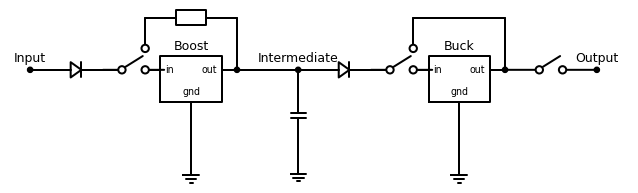

Python code for this plot:
import schemdraw
import schemdraw.elements as elm

elm.style(elm.STYLE_IEC)

drawing = schemdraw.Drawing()
drawing += elm.Dot().label("Input")
drawing += elm.Diode()
S1 = drawing.add(elm.SwitchSpdt().anchor("a").length(2))
boost = drawing.add(elm.VoltageRegulator().label("Boost", "top").anchor("in").at(S1.b))
drawing += elm.Line().down().at(boost.gnd).length(1.5)
drawing += elm.Ground()
drawing += elm.Line().right().length(2).at(boost.out)
N2 = drawing.add(elm.Dot().label("Intermediate"))

drawing += elm.Line().up().length(1).at(S1.c)
drawing += elm.Resistor().right()
drawing += elm.Line().down().length(1.7)
drawing += elm.Dot()

drawing += elm.Capacitor().down().at(N2.start)
drawing += elm.Ground()

drawing += elm.Diode().right().at(N2.start)
S2 = drawing.add(elm.SwitchSpdt().anchor("a").length(2))

buck = drawing.add(elm.VoltageRegulator().label("Buck", "top").anchor("in").at(S2.b))
drawing += elm.Line().down().at(buck.gnd).length(1.5)
drawing += elm.Ground()

drawing += elm.Switch().right().at(buck.out)
drawing += elm.Dot().label("Output")

drawing += elm.Line().up().length(1).at(S2.c)
drawing += elm.Line().right()
drawing += elm.Line().down().length(1.7)
drawing += elm.Dot()

drawing.save("virtual_source_schemdraw.png")
